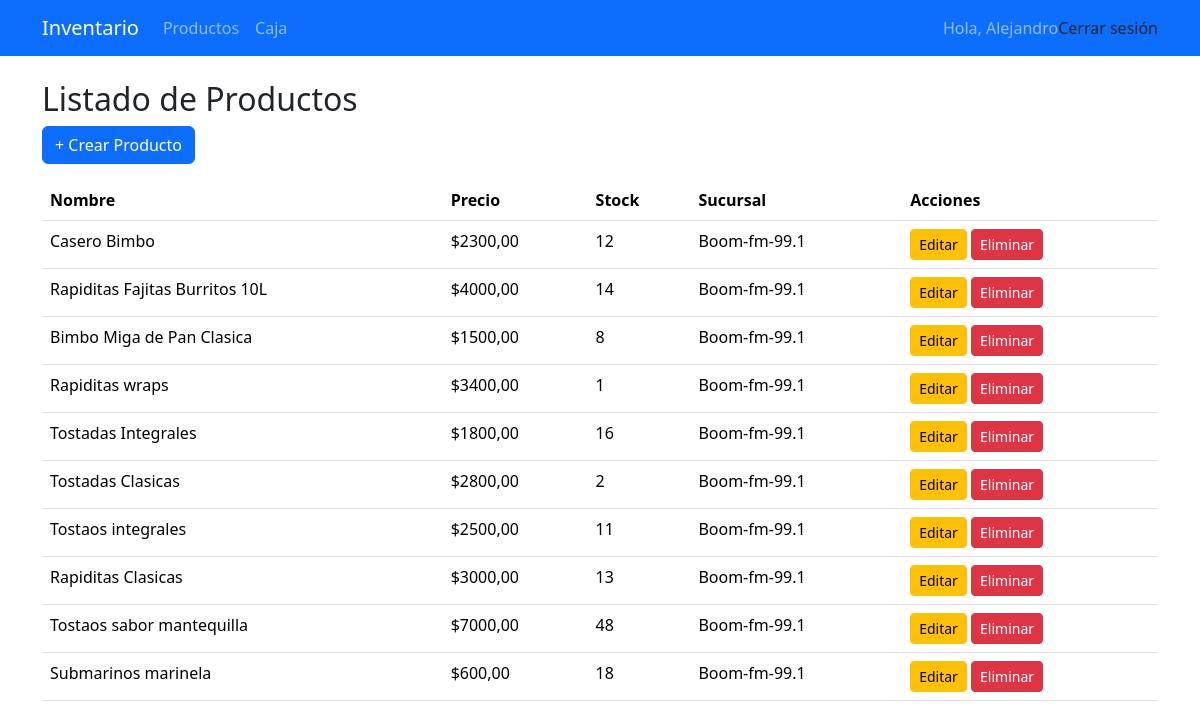
/productos/ (signed in), run on an earlier commit of the app's database.
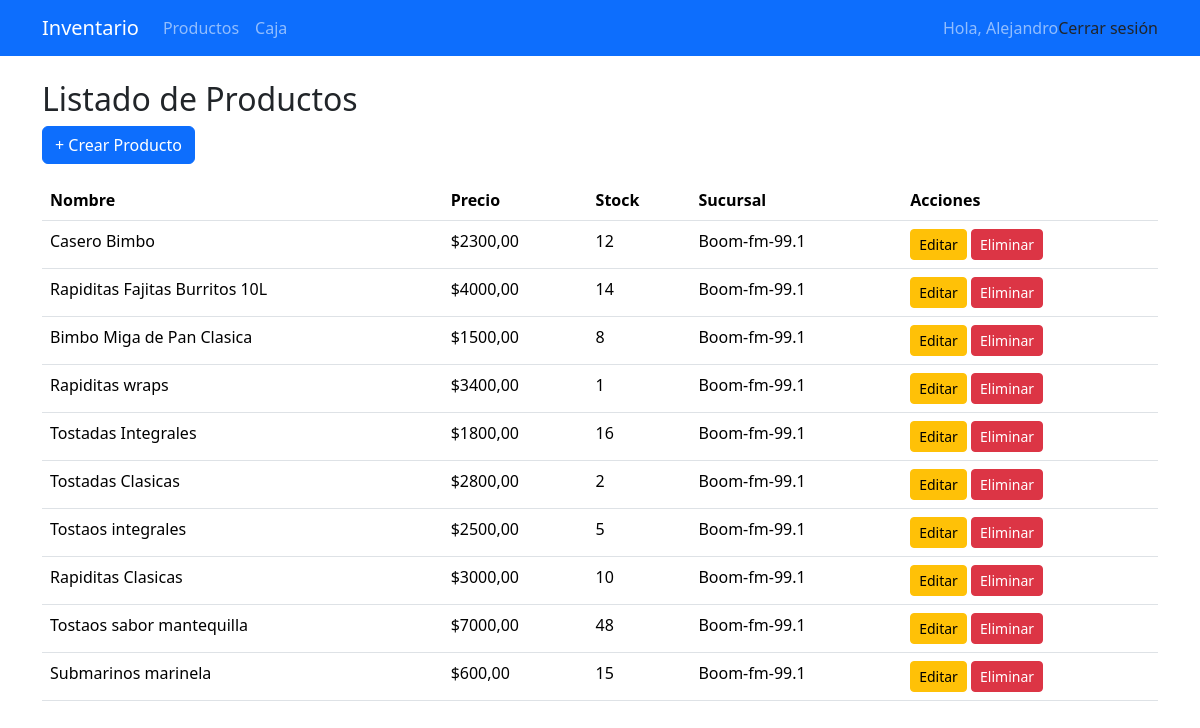
And on a later commit of the database.
### inventario/models.py (models this page shows, shortened)
class Producto(models.Model):
    nombre = models.CharField(max_length=120)
    descripcion = models.TextField(blank=True)
    precio = models.DecimalField(max_digits=10, decimal_places=2)
    stock = models.PositiveIntegerField(default=0)
    sucursal = models.ForeignKey(Sucursal, on_delete=models.CASCADE, related_name='productos')
    fecha_creacion = models.DateTimeField(auto_now_add=True)

class Sucursal(models.Model):
    nombre = models.CharField(max_length=100, unique=True)
    direccion = models.CharField(max_length=200, blank=True, null=True)
    telefono = models.CharField(max_length=20, blank=True, null=True)

### inventario/views_productos.py (the view)
# urls.py: path('productos/', ProductoListView.as_view(), name='producto_list'),
class ProductoListView(ProductoBase, ListView):
    model = Producto
    template_name = 'inventario/producto_list.html'
    context_object_name = 'productos'
    paginate_by = 20
    def get_queryset(self):
        qs = Producto.objects.select_related('sucursal').order_by('-fecha_creacion', 'nombre')
        qs = self.filtrar_por_permiso(qs)
        q = self.request.GET.get('q')
        if q:
            qs = qs.filter(
                Q(nombre__icontains=q) |
                Q(descripcion__icontains=q) |
                Q(sucursal__nombre__icontains=q)
            )
        return qs
    def get_context_data(self, **kwargs):
        ctx = super().get_context_data(**kwargs)
        ctx['q'] = self.request.GET.get('q', '')
        return ctx

### inventario/context_processors.py (called while the page is built)
def role_context(request):
    role = None
    if request.user.is_authenticated:
        perfil = getattr(request.user, 'perfil', None)
        role = getattr(perfil, 'rol', None)
    return {'role': role}

### inventario/permissions.py (called while the page is built)
def role_and_sucursales(user):
    perfil = getattr(user, 'perfil', None)
    if not perfil:
        return None, []
    if perfil.rol in ['Administrador', 'Subadministrador']:
        return perfil.rol, list(Sucursal.objects.all())
    elif perfil.sucursal:
        return perfil.rol, [perfil.sucursal]
    else:
        return perfil.rol, []

### inventario/views_productos.py (called while the page is built)
    def get_rol_y_sucursales(self):
        return role_and_sucursales(self.request.user)

    def filtrar_por_permiso(self, qs):
        rol, sucursales = self.get_rol_y_sucursales()
        if rol in ALLOWED_ROLES_FOR_EDIT:
            return qs
        return qs.filter(sucursal__in=sucursales)

### templates/inventario/producto_list.html
{% extends "base.html" %}
{% block content %}
  <h2>Listado de Productos</h2>
  <a href="{% url 'producto_create' %}" class="btn btn-primary">+ Crear Producto</a>
  <table class="table mt-3">
    <thead>
      <tr>
        <th>Nombre</th>
        <th>Precio</th>
        <th>Stock</th>
        <th>Sucursal</th>
        <th>Acciones</th>
      </tr>
    </thead>
    <tbody>
      {% for producto in productos %}
        <tr>
          <td>{{ producto.nombre }}</td>
          <td>${{ producto.precio }}</td>
          <td>{{ producto.stock }}</td>
          <td>{{ producto.sucursal.nombre }}</td>
          <td>
            <a href="{% url 'producto_update' producto.id %}" class="btn btn-sm btn-warning">Editar</a>
            <a href="{% url 'producto_delete' producto.id %}" class="btn btn-sm btn-danger">Eliminar</a>
          </td>
        </tr>
      {% empty %}
        <tr><td colspan="5">No hay productos registrados.</td></tr>
      {% endfor %}
    </tbody>
  </table>
{% endblock %}

What changed in the data, as far as the page shows it:
changed Producto "Tostaos integrales": stock "11" → "5"
changed Producto "Rapiditas Clasicas": stock "13" → "10"
changed Producto "Submarinos marinela": stock "18" → "15"
